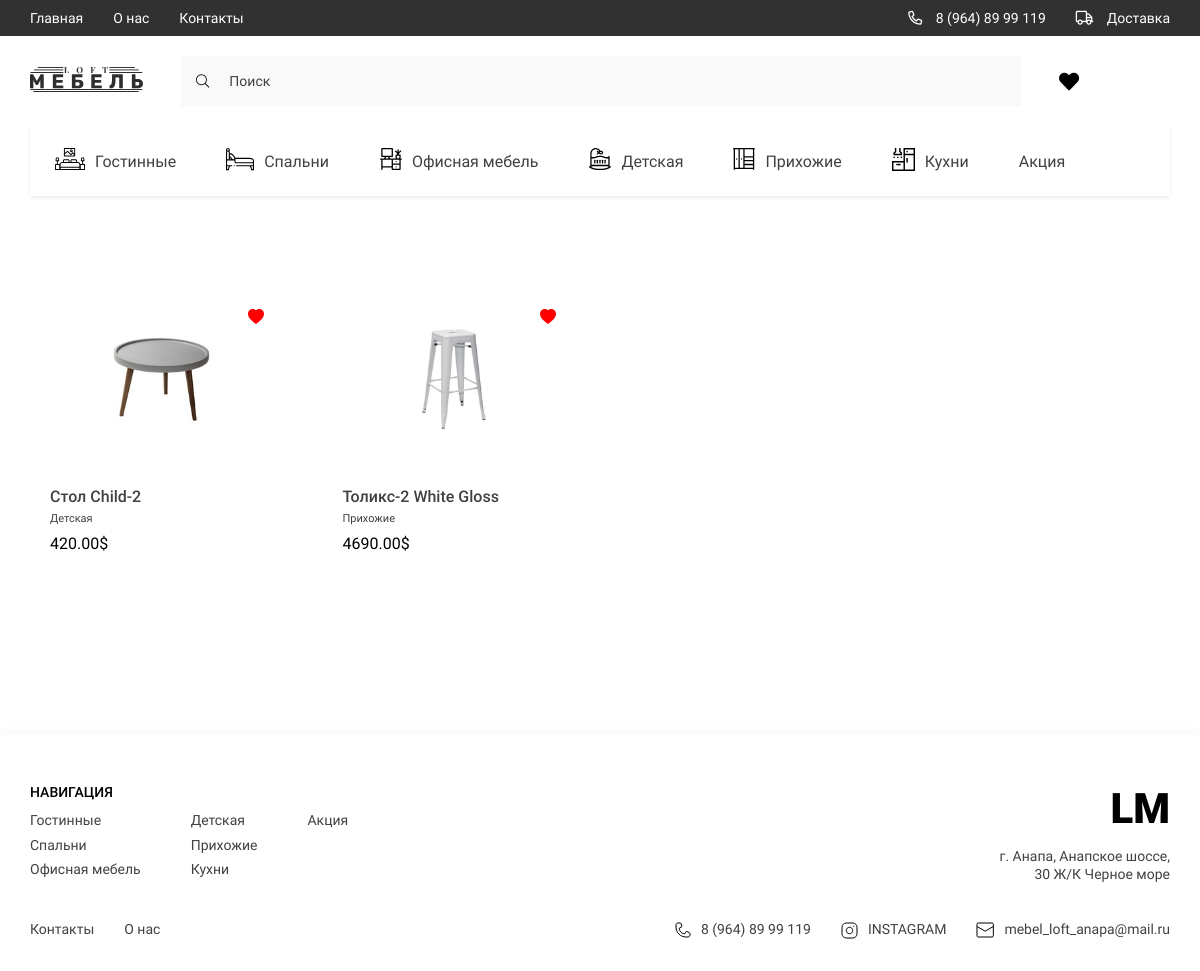
Page /favorites/ (signed in) on the earlier database version.
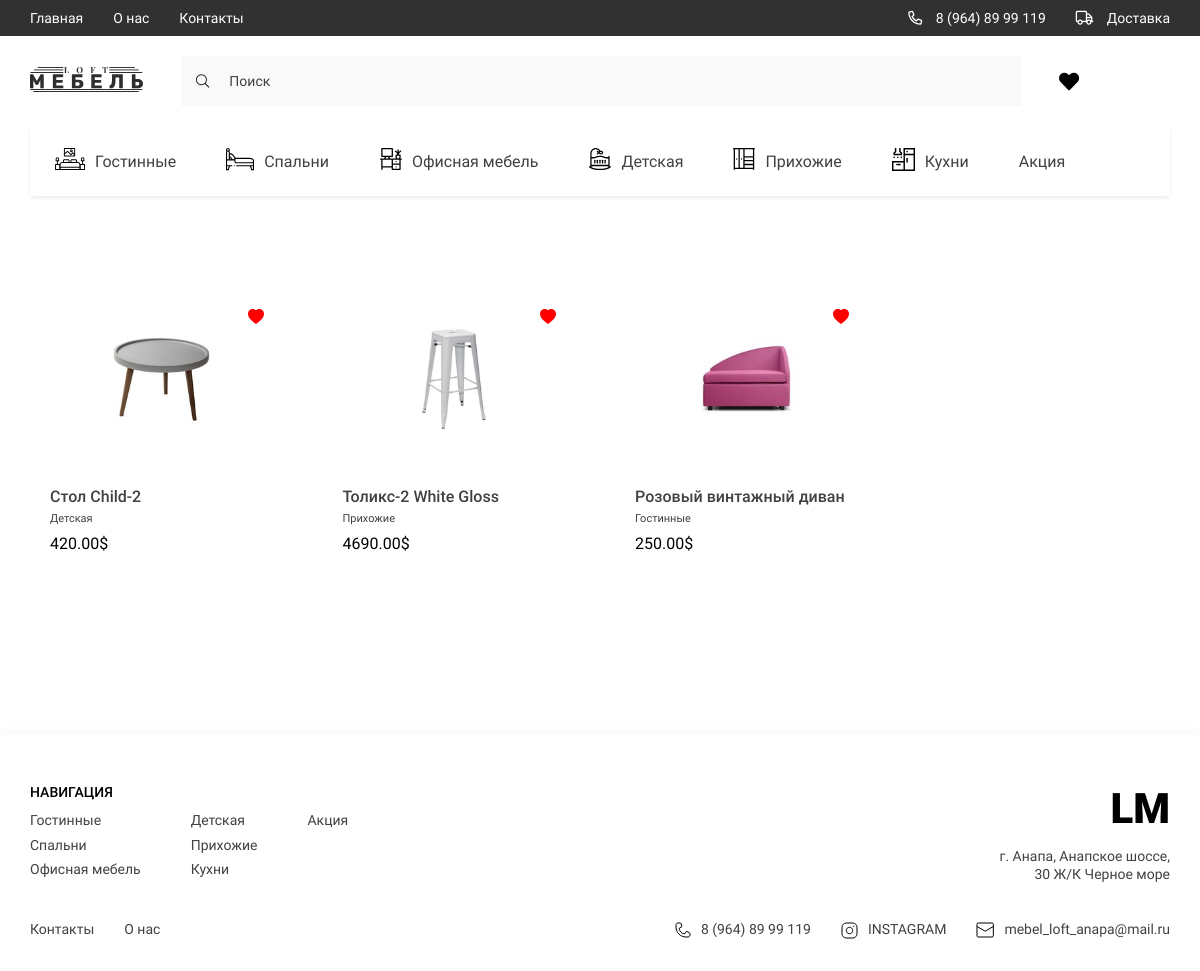
Same page on the later database version.
### store/models.py (models this page shows, shortened)
class Category(models.Model):
    title = models.CharField(max_length=255, verbose_name='Категория')
    svg = models.FileField(null=True, blank=True, upload_to='category/', verbose_name='Картина svg')
    svg_mobile = models.FileField(null=True, blank=True, upload_to='category/mobile_svg',
                                  verbose_name='Картнина мобильной версии svg')
    slug = models.SlugField(verbose_name='Слаг', unique=True, null=True)
    def __str__(self):
        return self.title
    class Meta:
        verbose_name = 'Категория'
        verbose_name_plural = 'Категории'
    def get_absolute_url(self):
        return reverse('category', kwargs={'slug': self.slug})

class Product(models.Model):
    title = models.CharField(max_length=255, verbose_name='Title')
    category = models.ForeignKey(Category, on_delete=models.CASCADE, verbose_name='Category')
    price = models.DecimalField(max_digits=12, decimal_places=2, verbose_name='Price')
    color = models.CharField(max_length=255, default='Black', verbose_name='Color')
    rating = models.FloatField(default=0, verbose_name='Rating')
    quantity_in_storage = models.IntegerField(default=0, verbose_name='Quantity')
    description = models.TextField(default='Here will be description of product', verbose_name='Discreption')
    depth = models.FloatField(default=0, verbose_name='Depth')
    width = models.FloatField(default=0, verbose_name='Width')
    height = models.FloatField(default=0, verbose_name='Height')
    slug = models.SlugField(verbose_name='Slug', unique=True, null=True)
    class Meta:
        verbose_name = 'Продукт'
        verbose_name_plural = 'Продукты'
    def get_first_image(self):
        error_image = 'https://www.autoglushitel.com/wp-content/uploads/2018/12/13124-600x600.jpg'
        if self.images:
            try:
                return self.images.first().image.url
            except:
                return error_image
        else:
            return error_image
    def get_first_color_slug(self):
        if not self.colors.first():
            return 'black'
        return self.colors.first().slug

class Gallery(models.Model):
    Product = models.ForeignKey(Product, on_delete=models.CASCADE, verbose_name='Product', related_name='images')
    image = models.ImageField(upload_to='gallery/', verbose_name='Image')
    class Meta:
        verbose_name = 'Gallery'
        verbose_name_plural = 'Galleries'

### store/views.py (the view)
# urls.py: path('favorites/', favorites, name='favorites'),
def favorites(request):
    if request.user.is_authenticated:
        user = request.user
        favorite_products = [i.product for i in user.favorite_products.all()]
        context = {
            'title': 'Избранное',
            'products': favorite_products
        }
        return render(request, 'store/favorites.html', context=context)
    else:
        return redirect('registration')

### store/templatetags/store_tags.py (called while the page is built)
@register.simple_tag()
def get_categories():
    return Category.objects.all()

@register.simple_tag()
def get_footer_categories():
    categories = Category.objects.all()
    footer_categories, footer_subcategories = [], []
    index = 0
    for category in categories:
        if len(footer_subcategories) >= 3:
            temp = footer_subcategories.copy()
            footer_categories.append(temp)
            footer_subcategories.clear()
            if len(categories[index::]) <= 3:
                footer_categories += [categories[index::]]
        index += 1
        footer_subcategories.append(category)
    return footer_categories

@register.simple_tag()
def get_favorite_products(user):
    fav = FavoriteProducts.objects.filter(user=user)
    products = [i.product for i in fav]
    return products

### store/templates/store/favorites.html (shortened to what this page needs)
{% extends 'base.html' %}
{% load static %}
{% block main %}
<main class="main">
    <div class="container">
        {% include 'store/components/product_card.html' %}
    </div>
</main>
{% endblock main %}

### templates/components/header/_header_list.html
{% load store_tags %}
{% get_categories as categories %}
<ul class="header__list _categories">
    {% for category in categories %}
    <li>
        <a href="{{ category.get_absolute_url }}" class="header__list-links">
            <span class="header__list-img">
                {% if category.svg %}
                <img src="{{ category.svg.url }}" alt="icons">
                {% endif %}
            </span>
            {{ category.title }}
        </a>
    </li>
    {% endfor %}
</ul>

### store/templates/store/components/product_card.html (shortened to what this page needs)
<section class="products">
    {% load store_tags %}
    {% if request.user.is_authenticated %}
    {% get_favorite_products request.user as fav_products %}
    {% endif %}
    <div class="products__content">
        {% for product in products %}
        <div class="products__item">
            {% if request.user.is_authenticated and product in fav_products %}
            <a href="{% url 'add_favorite_product' product.slug %}"
               style="margin-left:85%; text-decoration:none; color: red;">
                <svg xmlns="http://www.w3.org/2000/svg" width="16" height="16" fill="currentColor"
                     class="bi bi-heart-fill" viewBox="0 0 16 16">
                    <path fill-rule="evenodd"
                          d="M8 1.314C12.438-3.248 23.534 4.735 8 15-7.534 4.736 3.562-3.248 8 1.314z"/>
                </svg>
            </a>
            {% endif %}
            <a href="{% url 'product' product.slug product.get_first_color_slug  %}"> <img src="{{ product.get_first_image }}" alt=""
                                                             class="products__item-img" width="100px"
                                                             height="100px"></a>
            <div class="products__item-text">
                <h3 class="products__item-title">{{ product.title }}</h3>
                <div class="products__item-desrc">{{ product.category }}</div>
                <div class="products__item-price">{{ product.price }}$</div>
            </div>
        </div>
        {% endfor %}
    </div>
</section>

### templates/components/footer/_footer_navigate.html
{% load store_tags %}
{% get_footer_categories as main_categories %}
<div class="footer__navigate">
    <div class="footer__navigate-part">
        <h2 class="footer__navigate-title">НАВИГАЦИЯ</h2>
        <div class="footer__navigate-lists">
            {% for categories in main_categories %}
            <ul class="footer__navigate-list">
                {% for category in categories %}
                        <li><a href="{{ category.get_absolute_url }}" class="footer__navigate-links">{{ category.title }}</a></li>
                {% endfor %}
            </ul>
            {% endfor %}
        </div>
    </div>
    <div class="footer__navigate-part _right">
        <a href="./index.html" class="footer__logo">LM</a>
        <p class="footer__adress">г. Анапа, Анапское шоссе, 30 Ж/К Черное море</p>
    </div>
</div>

Differences in the rows shown:
now on this page (row edited): Product: get_first_image (picture), title "Розовый винтажный диван", category "Гостинные", price "250.00"
